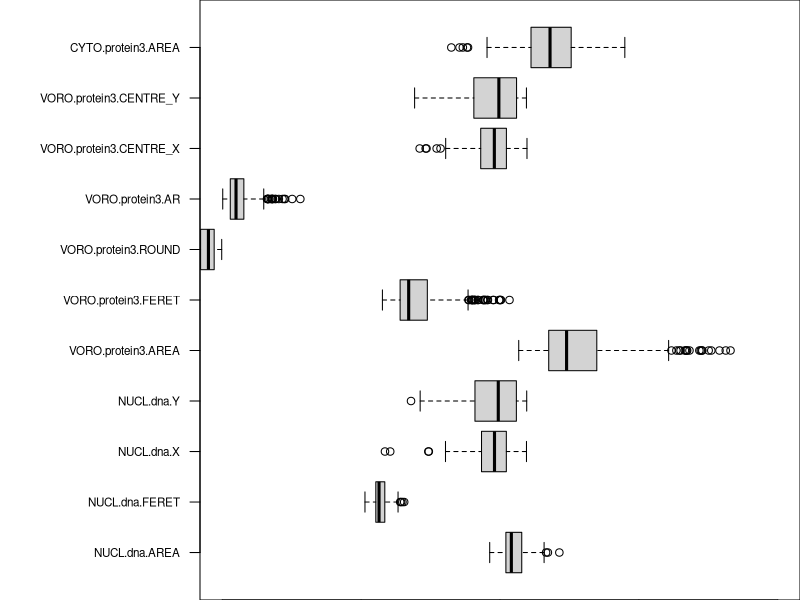
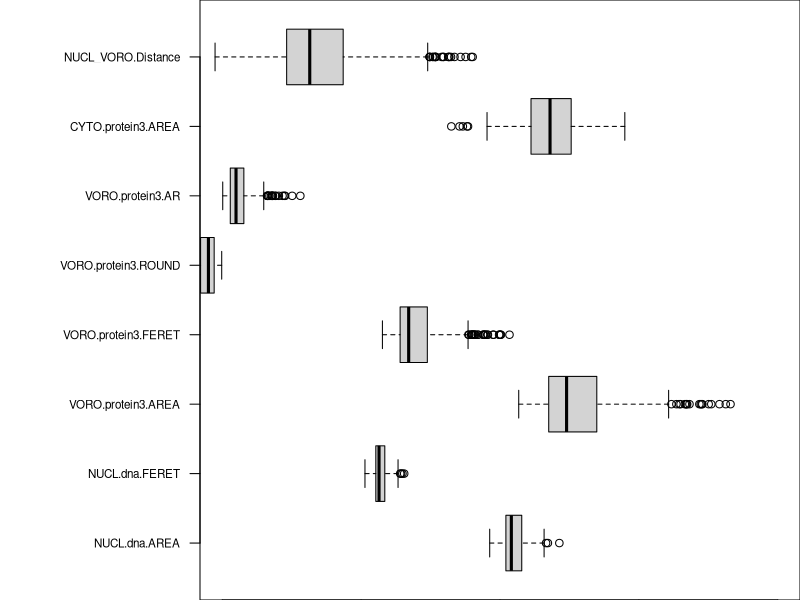
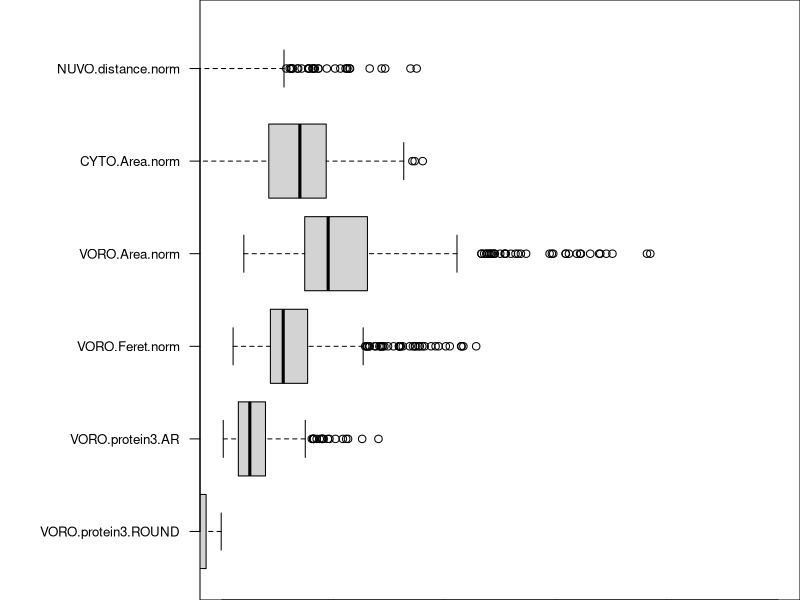

Source code (R) for these figures, in order: (Note: this script raises an error after producing the figures.)
## ---- chunk 1
knitr::opts_chunk$set(echo = TRUE)
## ---- chunk 2

## LOAD THE DATA

WD = '/Users/Remi/Dropbox/1_WORK/2015/4_PROJECTS/1_SOFTWARE/IMAGEJ_LIB/CELL SIGNALING ANALYSIS/CODE/2_CLASSIFY/BORDERCELLS/PIPELINE/'

setwd(WD)

d0 <- read.delim("1_DATA/1_data_manual_selection.txt")

# exclude the text
d1 = d0[,3:length(d0)]



## ---- chunk 3
# total number of attributes/columns
DT = d1 # LOAD THE DATA IN 'd1'
num_cols = dim(DT)[2]

# report the columns with elements to correct
count_numeric_attributes=0
found_attributes = c('')
num_spec_values = c()

for(i in 1:num_cols){
    a = is.finite(DT[,i])
    l = length(a[a==FALSE])
    num_spec_values[i] = l
    if(l>0){
         count_numeric_attributes = count_numeric_attributes +1
        found_attributes[count_numeric_attributes] = names(DT[i])
        #print(names(DT[i]))
        #print(DT[,i][a==FALSE])
    }
}

if(count_numeric_attributes>0)print(found_attributes)

print(paste('Number of found attributes with special characters:', count_numeric_attributes))

## ---- chunk 4
d_edge = d1[,2:length(d1)]
d_edge_mtx =log(data.matrix(d_edge, rownames.force = NA),2)
op <- par(mar = c(0,10,0,0))
boxplot(d_edge_mtx, horizontal=TRUE, las=2, cex.axis = 0.7, ylim=c(0,20))
par(op)
## ---- chunk 5
# Claculate the distance
Nx = d1$NUCL.dna.X
Ny = d1$NUCL.dna.Y
Vx = d1$VORO.protein3.CENTRE_X
Vy = d1$VORO.protein3.CENTRE_Y

dist= sqrt((Nx-Vx)^2+(Ny-Vy)^2)

# add distance column to the data frame
dd = d1
n_col = dim(dd)[2]
dd[,n_col+1] = dist
names(dd)[n_col+1]='NUCL_VORO.Distance'

# DROP from nuclei and VORO features: X, Y columns 
drops <- c("NUCL.dna.X","NUCL.dna.Y", "VORO.protein3.CENTRE_X", "VORO.protein3.CENTRE_Y")
d2 = dd[ , !(names(dd) %in% drops)]


# PLOT new features
dd = d2[,2:length(d2)]
dd =log(data.matrix(dd),2)
op <- par(mar = c(0,10,0,0))
boxplot(dd, horizontal=TRUE, las=2, cex.axis = 0.7, ylim=c(0,20))
par(op)


## ---- chunk 6

# VORO.protein3.FERET
N_feret = d2$NUCL.dna.FERET
V_feret = d2$VORO.protein3.FERET
V_feret_NORM = V_feret/N_feret
#d1$VORO.protein3.AREA
N_area = d2$NUCL.dna.AREA
V_area = d2$VORO.protein3.AREA
V_area_NORM = V_area/N_area
#d1$CYTO.protein3.AREA
C_area = d2$CYTO.protein3.AREA
C_area_NORM = C_area/N_area
# NUCL_VORO.Distance
NV_dist = d2$NUCL_VORO.Distance
NV_dist_NORM = NV_dist/N_feret


# add VORO.Feret.norm
dd = d2
n_col = dim(dd)[2]
dd[,n_col+1] = V_feret_NORM
names(dd)[n_col+1]='VORO.Feret.norm'

# add VORO.Area.norm
n_col = dim(dd)[2]
dd[,n_col+1] = V_area_NORM
names(dd)[n_col+1]='VORO.Area.norm'

# add CYTO.Area.norm
n_col = dim(dd)[2]
dd[,n_col+1] = C_area_NORM
names(dd)[n_col+1]='CYTO.Area.norm'

# add NUCL_VORO.Distance
n_col = dim(dd)[2]
dd[,n_col+1] = NV_dist_NORM
names(dd)[n_col+1]='NUVO.distance.norm'


# DROP from nuclei and VORO features: X, Y columns 
drops <- c("NUCL.dna.FERET","VORO.protein3.AREA", "CYTO.protein3.AREA", "VORO.protein3.FERET", "NUCL.dna.AREA", "NUCL_VORO.Distance")
d3 = dd[ , !(names(dd) %in% drops)]


# SHOW the new features
dd = d3[,2:length(d3)]
dd =log(data.matrix(dd),2)
op <- par(mar = c(0,10,0,0))
boxplot(dd, horizontal=TRUE, las=2, cex.axis = 0.8, ylim=c(0,10))
par(op)

## ---- chunk 7
n_col = dim(d3)[2]
d3[,n_col+1] = 1
names(d3)[n_col+1]='ISEDGE'

d3$ISEDGE[d3$CLASS=='INTERIOR'] = 1
d3$ISEDGE[d3$CLASS=='EDGE'] = 0

d4 = d3[,2:dim(d3)[2]]
## ---- chunk 8

TRAIN_PERC = 0.75

## 75% of the sample size
smp_size <- floor(TRAIN_PERC * nrow(d3))

## set the seed to make your partition reproductible
set.seed(123)
train_ind <- sample(seq_len(nrow(d3)), size = smp_size)

train <- d4[train_ind, ]
test <- d4[-train_ind, ]

write.table(train, file = "2_DATA/2_data_training.txt", sep = "\t", quote=FALSE, row.names=FALSE, col.names = colnames(train))
write.table(test, file = "2_DATA/2_data_test.txt", sep = "\t", quote=FALSE, row.names=FALSE, col.names = colnames(test))


